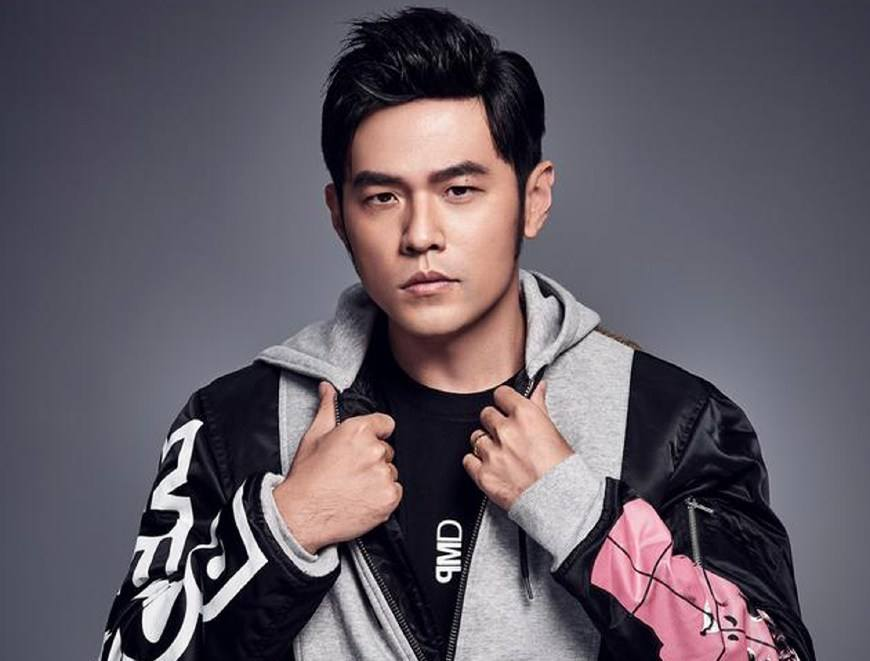
//> input picture contourszonghe/contourszonghe/jay.jpg, 870 x 661 px
$ ./contourszonghe   (built with g++ and OpenCV 4)
//> lines starting //> are read from the running program, lines starting //| are printed output that depends on the picture; after the words box and inside, x2 and y2 are one past the last pixel; in counts of white or black regions, pixels touching at a corner belong together
// contourszonghe.cpp : 此文件包含 "main" 函数。程序执行将在此处开始并结束。
//

#include "opencv2/highgui/highgui.hpp"
#include "opencv2/imgproc/imgproc.hpp"
#include <iostream>
using namespace cv;
using namespace std;

#define WINDOW_NAME1 "【原始图窗口】"			//为窗口标题定义的宏
#define WINDOW_NAME2 "【轮廓图】"					//为窗口标题定义的宏

Mat g_srcImage;
Mat g_grayImage;
int g_nThresh = 80;
int g_nThresh_max = 255;
RNG g_rng(12345); ////构造方法设定一个具体值，表示下面代码每次生成的结果都是一样的
Mat g_cannyMat_output;
vector<vector<Point>> g_vContours;
vector<Vec4i> g_vHierarchy;

static void ShowHelpText();
void on_ThreshChange(int, void*);

int main(int argc, char** argv)
{
	//改变console字体颜色
	system("color 1F");

	//显示欢迎和帮助文字
	ShowHelpText();

	// 加载源图像
	g_srcImage = imread("jay.jpg", 1);
//> g_srcImage is the input picture: 661 rows x 870 cols, CV_8UC3; mean B, G, R 100.5, 91.2, 99
	if (!g_srcImage.data) { printf("读取图片错误，请确定目录下是否有imread函数指定的图片存在~！ \n"); return false; }

	// 转成灰度并模糊化降噪
	cvtColor(g_srcImage, g_grayImage, COLOR_BGR2GRAY);
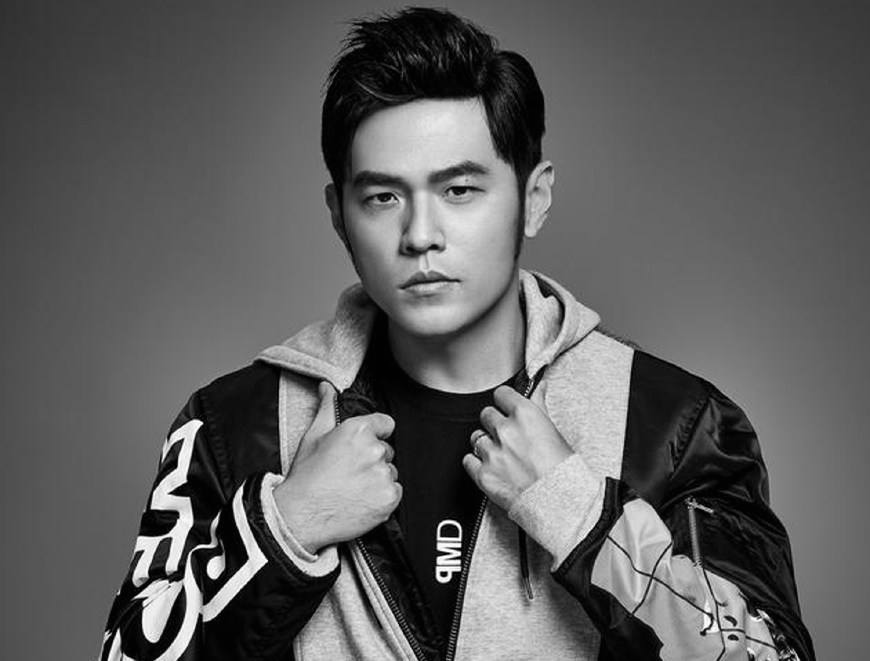
//> g_grayImage: 661 rows x 870 cols, CV_8UC1; min 0, max 255, mean 94.5
	blur(g_grayImage, g_grayImage, Size(3, 3));

	// 创建窗口
	namedWindow(WINDOW_NAME1, WINDOW_AUTOSIZE);
	imshow(WINDOW_NAME1, g_srcImage);

	// 创建窗口
	namedWindow(WINDOW_NAME1, WINDOW_AUTOSIZE);
	imshow(WINDOW_NAME1, g_srcImage);

	//创建滚动条并初始化
	createTrackbar("canny阈值", WINDOW_NAME1, &g_nThresh, g_nThresh_max, on_ThreshChange);
	on_ThreshChange(0, 0);

	waitKey(0);
	return(0);
}

void on_ThreshChange(int, void*)
{

	// 用Canny算子检测边缘
	Canny(g_grayImage, g_cannyMat_output, g_nThresh, g_nThresh * 2, 3);
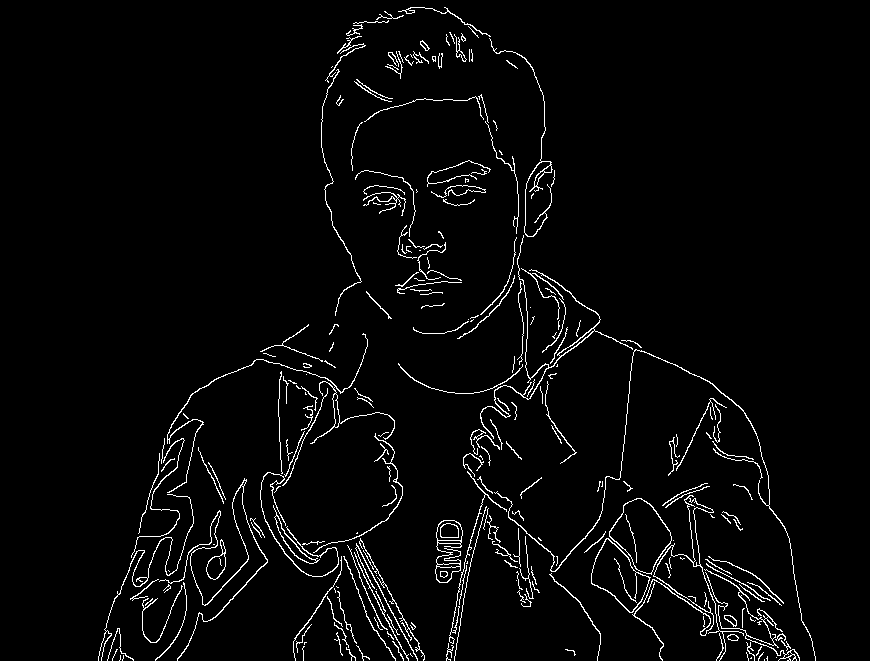
//> g_cannyMat_output: 661 rows x 870 cols, CV_8UC1; 3.2% white in thin lines or dots, all inside (x1, y1, x2, y2) = (98, 7, 816, 661)

	// 寻找轮廓
	findContours(g_cannyMat_output, g_vContours, g_vHierarchy, RETR_TREE, CHAIN_APPROX_SIMPLE, Point(0, 0));
//> g_vContours = 295 contours, 224 with area under 20; largest, box (x1, y1, x2, y2) and area: (609, 498, 672, 575) 2802, (609, 498, 672, 574) 2724, (591, 538, 651, 613) 2312, (591, 538, 650, 613) 2233, (435, 520, 463, 583) 879; g_vHierarchy = 295 items, first 8: [1, -1, -1, -1], [2, 0, -1, -1], [3, 1, -1, -1], [4, 2, -1, -1], [5, 3, -1, -1], [6, 4, -1, -1], [7, 5, -1, -1], [8, 6, -1, -1]

	// 绘出轮廓
	Mat drawing = Mat::zeros(g_cannyMat_output.size(), CV_8UC3);
	for (int i = 0; i < g_vContours.size(); i++)
	{
		Scalar color = Scalar(g_rng.uniform(0, 255), g_rng.uniform(0, 255), g_rng.uniform(0, 255));//任意值
		drawContours(drawing, g_vContours, i, color, 2, 8, g_vHierarchy, 0, Point());
	}
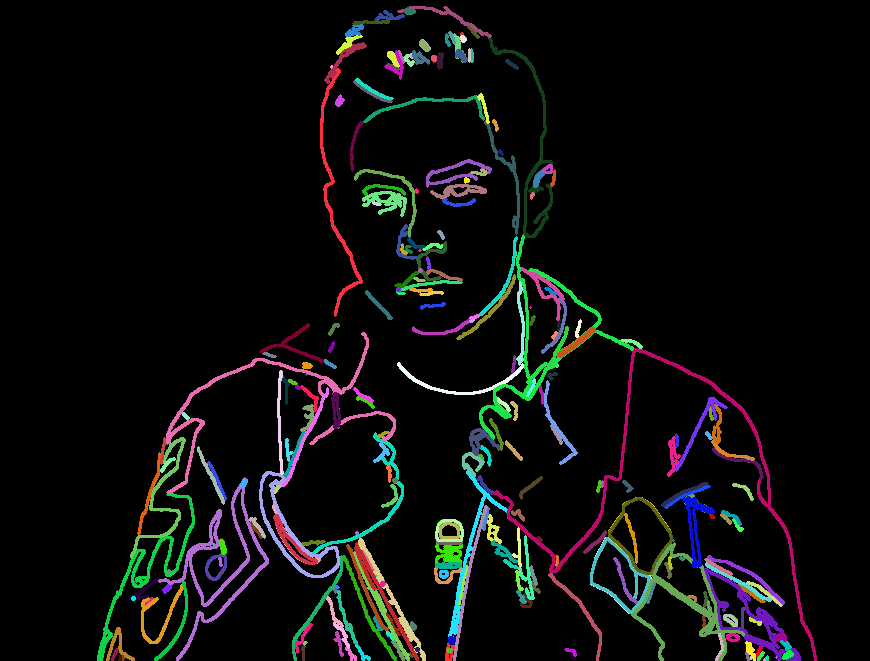
//> drawing: 661 rows x 870 cols, CV_8UC3; mean B, G, R 12.6, 12.8, 12.5

	// 显示效果图
	imshow(WINDOW_NAME2, drawing);
}

static void ShowHelpText()
{
	//输出欢迎信息和OpenCV版本
	printf("\n\n\t\t\t   当前使用的OpenCV版本为：" CV_VERSION);
	printf("\n\n  ----------------------------------------------------------------------------\n");

	//输出一些帮助信息
	printf("\n\n\t欢迎来到【在图形中寻找轮廓】示例程序~\n\n");
	printf("\n\n\t按键操作说明: \n\n"
		"\t\t键盘按键任意键- 退出程序\n\n"
		"\t\t滑动滚动条-改变阈值\n");
}


// 运行程序: Ctrl + F5 或调试 >“开始执行(不调试)”菜单
// 调试程序: F5 或调试 >“开始调试”菜单

// 入门使用技巧:
//   1. 使用解决方案资源管理器窗口添加/管理文件
//   2. 使用团队资源管理器窗口连接到源代码管理
//   3. 使用输出窗口查看生成输出和其他消息
//   4. 使用错误列表窗口查看错误
//   5. 转到“项目”>“添加新项”以创建新的代码文件，或转到“项目”>“添加现有项”以将现有代码文件添加到项目
//   6. 将来，若要再次打开此项目，请转到“文件”>“打开”>“项目”并选择 .sln 文件
